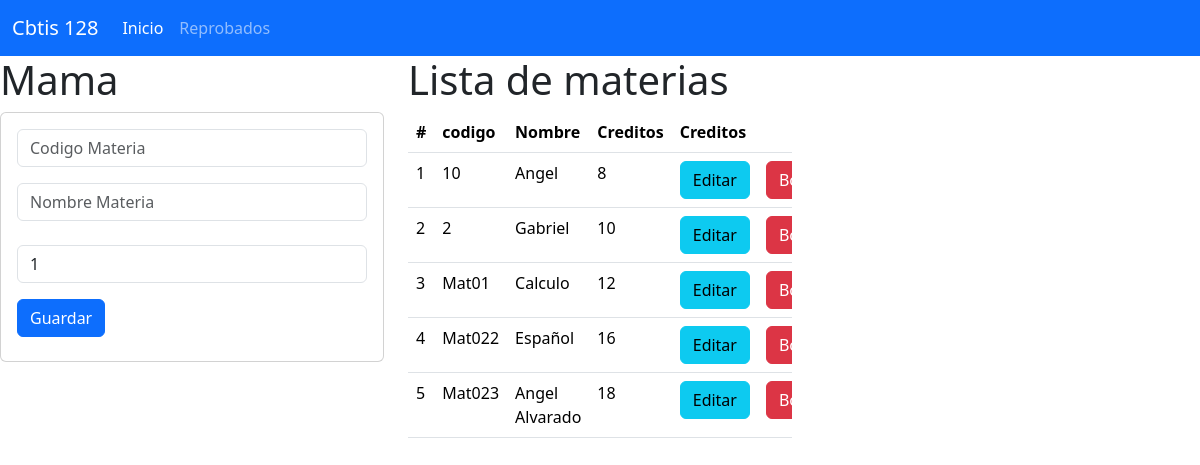
The page / on the database its author committed.
### materia_app/models.py (models this page shows, shortened)
class Materia(models.Model):
    codigo=models.CharField(primary_key=True,max_length=6)
    nombre=models.CharField(max_length=100)
    creditos=models.PositiveSmallIntegerField()

### materia_app/views.py (the view)
# urls.py: path("", views.inicio_vista, name="inicio_vista"),
def inicio_vista(request):
    lasmateria=Materia.objects.all()
    return  render(request,"gestionarMateria.html",{"mismateria":lasmateria})

### materia_app/templates/gestionarMateria.html
{% extends "base.html" %} {% block cuerpo %}
<div class="row">
<div class="col-sm-12 col-md-4 col-lg-4 col-xl-4">
    <h1>Mama</h1>
    <div class="card">
        <div class="card-body">
            <form action="/registrarMateria/" method="POST">{% csrf_token %}
                <div class="form-group">
                    <input type="text" id="codigo" name="txtcodigo" class="form-control" placeholder="Codigo Materia" minlength="6" maxlength="6" required>
                </div>
                    <div class="form-group py-3">
                        <input type="text" id="nombre" name="txtnombre" class="form-control" placeholder="Nombre Materia"  maxlength="100" required>
                </div>
                <div class="form-group py-2">
                    <input type="text" id="numcreditos" name="numcreditos" class="form-control" value="1"  minlength="1" maxlength="9" required>
                </div>
                <div class="form-group py-2">
                    <button type="submit" class="btn btn-primary">Guardar</button>
                </div>
            </form>
        </div>
    </div>
</div>
<div class="col-sm-12 col-md-4 col-lg-4 col-xl-4">
    <h1>Lista de materias</h1>
    <div class="table-responsive">
    <table class="table">
        <thead>
        <tr>
            <th scope="col">#</th>
            <th scope="col">codigo</th>
            <th scope="col">Nombre</th>
            <th scope="col">Creditos</th>
            <th colspan="2">Creditos</th>
        </tr>
        </thead>
        <tbody>
            {% for M in mismateria  %}
            <tr>
            <td>{{forloop.counter}}</td>
            <td>{{M.codigo}}</td>
            <td>{{M.nombre}}</td>
            <td>{{M.creditos}}</td>
            <td> <a href="selccionarMateria/{{m.codigo}}" class="btn btn-info">Editar</a> </td>
            <td> <a href="borrarMateria/{{m.codigo}}" class="btn btn-danger">Borrar</a> </td>
            </tr>
            {% endfor %}
        </tbody>
    </table>
    </div>
</div>
</div>
{% endblock cuerpo %}

### materia_app/templates/base.html (shortened to what this page needs)
<!doctype html>
<html lang="en">
  <head>
    <link href="https://cdn.jsdelivr.net/npm/bootstrap@5.3.3/dist/css/bootstrap.min.css" rel="stylesheet">
  </head>
  <body>
    <nav class="navbar navbar-expand-lg bg-primary" data-bs-theme="dark">
        <div class="container-fluid">
          <a class="navbar-brand" href="#">Cbtis 128</a>
          <div class="collapse navbar-collapse" id="navbarNav">
            <ul class="navbar-nav">
              <li class="nav-item">
                <a class="nav-link active" aria-current="page" href="#">Inicio</a>
              </li>
              <li class="nav-item">
                <a class="nav-link" href="#">Reprobados</a>
              </li>
              <li class="nav-item">
                <a class="nav-link" href="#"></a>
              </li>
            </ul>
          </div>
        </div>
      </nav>
    {% block cuerpo %}
    {% endblock %}
  </body>
</html>

### rows shown on the page
Materia: codigo "10", nombre "Angel", creditos "8"
Materia: codigo "2", nombre "Gabriel", creditos "10"
Materia: codigo "Mat01", nombre "Calculo", creditos "12"
Materia: codigo "Mat022", nombre "Español", creditos "16"
Materia: codigo "Mat023", nombre "Angel Alvarado", creditos "18"
